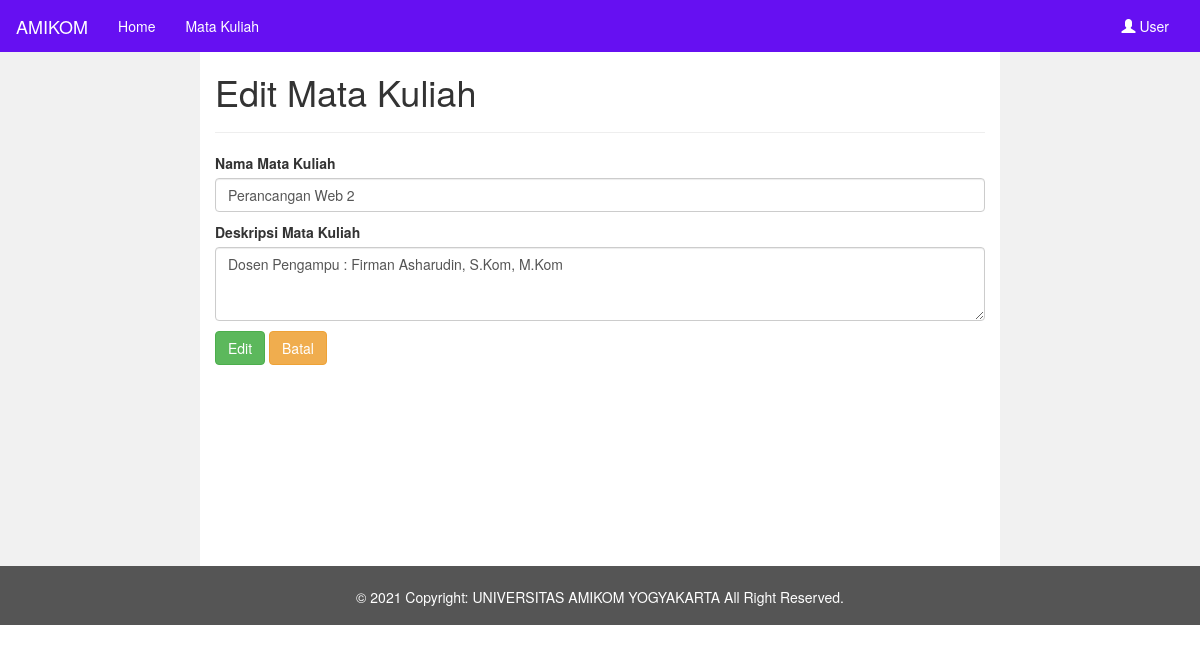
The app's page /edit_matkul.php?id_matkul=22 with its own data.
### tables this page shows
CREATE TABLE `matkul` (
  `id_matkul` int(11) NOT NULL,
  `nama_matkul` varchar(255) NOT NULL,
  `deskripsi_matkul` text DEFAULT NULL
);

### edit_matkul.php (the view, shortened to what this page needs)
<!DOCTYPE html>
<html lang="en">
<head>
  <link rel="stylesheet" href="https://maxcdn.bootstrapcdn.com/bootstrap/3.4.1/css/bootstrap.min.css">
  <link href="//netdna.bootstrapcdn.com/font-awesome/3.2.1/css/font-awesome.css" rel="stylesheet">
</head>
<body>
<nav class="navbar navbar-light" style="background-color: #6610f2;"">
  <div class="container-fluid">
    <div class="navbar-header">
      <a class="navbar-brand" href="#"><font color="white">AMIKOM</a></font>
    </div>
    <div class="collapse navbar-collapse" id="Navbar">
      <ul class="nav navbar-nav">
        <li class="active"><a href="#"><font color="white">Home</a></font></li>
        <li><a href="matkul.php"><font color="white">Mata Kuliah</a></font></li>
        <li><a href="#"><font color="white"></a></font></li>
        <li><a href="#"><font color="white"></a></font></li>
      </ul>
      <ul class="nav navbar-nav navbar-right">
        <li><a href="#"><span class="glyphicon glyphicon-user" style="color:white"></span><font color="white"> User</a></font></li>
      </ul>
    </div>
  </div>
</nav>
<?php
include("connect.php");
$id_matkul = $_GET['id_matkul'];
$sql= "Select * FROM matkul WHERE id_matkul='$id_matkul'" ;
$data = mysqli_query($connect, $sql);
$tampil = mysqli_fetch_array($data);
?>
<div class="container-fluid text-center">
  <div class="row content">
    <div class="col-sm-2 sidenav">
    </div>
    <div class="col-sm-8 text-left">
      <h1>Edit Mata Kuliah</h1>
      <hr>
		<form action="proses_edit_matkul.php" method="post">
		<p>
		<label for="nama_matkul" class="form-label">Nama Mata Kuliah</label>
		<input type="text" class="form-control" id="nama_matkul"  name="nama_matkul" value="<?php echo $tampil['nama_matkul']?>" >
		</p>
		<p>
		<label for="deskripsi_matkul" class="form-label">Deskripsi Mata Kuliah</label>
		<textarea class="form-control" rows="3" id="deskripsi_matkul" name="deskripsi_matkul" ><?php echo $tampil['deskripsi_matkul']?></textarea>
		</p>
		<p>
		<input type='submit' class='btn btn-success' name='edit' value="Edit"> <a class="btn btn-warning" href="matkul.php" role="button">Batal</a>
		</p>
		</form>
    </div>
    <div class="col-sm-2 sidenav">
    </div>
  </div>
</div>
<footer class="footer text-center">
  <div class="container">© 2021 Copyright:
            <a class="mr-5" href="https://amikom.ac.id" target="_blank"><font color="white">UNIVERSITAS AMIKOM YOGYAKARTA All Right Reserved.</font></a>
   </div>
</footer>
</body>
</html>

### edit_matkul.php (style rules this page uses)
.navbar { margin-bottom: 0; border-radius: 0; }
.row.content { height: 514px }
.sidenav { padding-top: 20px; background-color: #f1f1f1; height: 100%; }
footer { background-color: #555; color: white; padding: 15px; margin-bottom: 0px; }

### records on screen
matkul: nama_matkul "Perancangan Web 2", deskripsi_matkul "Dosen Pengampu : Firman Asharudin, S.Kom, M.Kom"
